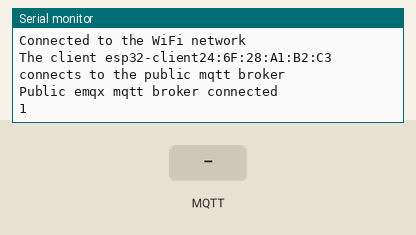
Bench run of a sketch on a simulated ESP32. Parts: the last lines printed to the serial monitor. The inputs (shaded band) are chosen by the test bench. WiFi joins after 1.5 s; servers stay silent unless stated; no MQTT or app messages arrive unless stated.

Above: at 3.2 s.
3.3 s: MQTT message "001/DoorControl" arrives on the first subscribed topic
At 3.9 s:
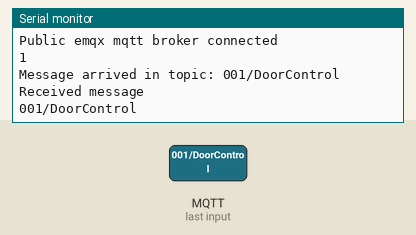
4.8 s: MQTT message "002/TimerSetting" arrives on the first subscribed topic
At 4.99 s:
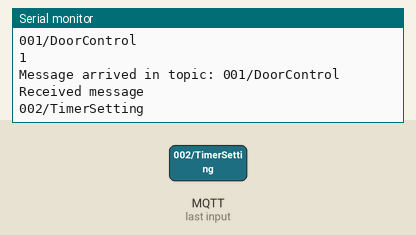
6.3 s: MQTT message "on" arrives on the first subscribed topic
At 6.8 s:
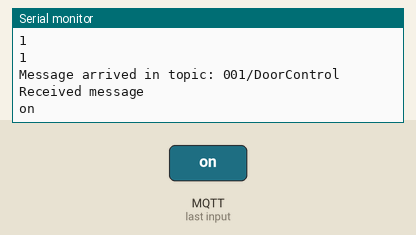
7.8 s: MQTT message "off" arrives on the first subscribed topic
At 7.99 s:
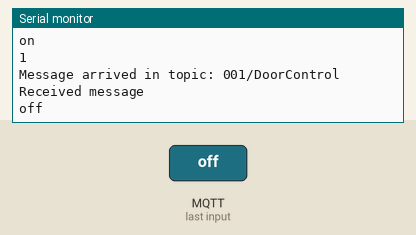
9.3 s: MQTT message "001/DoorControl" arrives on the second subscribed topic
At 9.9 s:
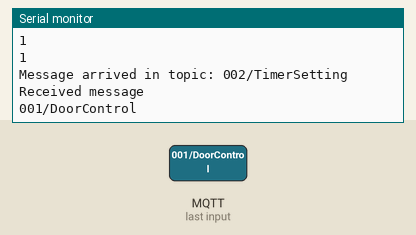

The sketch:

main20230810.ino
```cpp
#include <WiFi.h>
#include <PubSubClient.h>
//声明一个定时器
hw_timer_t * timer = NULL;


// WiFi
const char *ssid = "huangjiacheng"; // Enter your WiFi name
const char *password = "88888888";  // Enter WiFi password

// MQTT Broker
const char *mqtt_broker = "192.168.202.86";
const char *mqtt_username = "admin";
const char *mqtt_password = "public";
const int mqtt_port = 1883;
const char *topic1 = "001/DoorControl";
const char *topic2 = "002/TimerSetting";

WiFiClient espClient;
PubSubClient client(espClient);

void  IRAM_ATTR onTimer();
void  connectMQTT();
void  connectWiFi();

//----------------init function---------------
void setup() {
// Set software serial baud to 115200;
  Serial.begin(115200);

  timer = timerBegin(0, 80, true);                //初始化
  timerAttachInterrupt(timer, &onTimer, true);    //调用中断函数
  timerAlarmWrite(timer, 1000000, true);        //timerBegin的参数二 80位80MHZ，这里为1000000  意思为1秒

  //timerDetachInterrupt(timer);              //关闭定时器

////------connecting to a WiFi network --------
 connectWiFi();
//-----connecting to a mqtt broker----------
 client.setServer(mqtt_broker, mqtt_port);
 client.setCallback(callback);
 connectMQTT();


 // publish and subscribe
 client.publish(topic1, "Hi EMQX I'm ESP32 ^^");
 client.subscribe(topic1);
 client.publish(topic2, "Hi EMQX I'm ESP32 ^^");
 client.subscribe(topic2);

 timerAlarmEnable(timer);                     //定时器使能
}


//----------------loop function---------------
void loop() {

 client.loop();
// delay(100);
}

//-------------callback function--------------
void callback(char *topic, byte *payload, unsigned int length) {
 Serial.print("Message arrived in topic: ");
 Serial.println(topic);
 String message;
  for (int i = 0; i < length; i++) {
    message += (char)payload[i];
  }
//--------topic1---------
 if (strcmp(topic, "001/DoorControl") == 0) {
    // 处理 topic1 的逻辑
    Serial.println("Received message");
    Serial.println(message);
    // TODO: 在这里添加 topic1 的逻辑处理代码
  }

 //--------topic2---------
  else if (strcmp(topic, "002/TimerSetting") == 0) {
    // 处理 topic2 的逻辑
    Serial.println("Received message");
    Serial.println(message);
    // TODO: 在这里添加 topic2 的逻辑处理代码
  }
}

//-------------Reconnect-------------------
void connectWiFi(){
//------connecting to a WiFi network --------
 int count=0;
 WiFi.begin(ssid, password);
 while (WiFi.status() != WL_CONNECTED) {
     delay(1000);
     Serial.println("Connecting to WiFi..");
     if(count++ >= 10){
        ESP.restart();
      }
    }
 Serial.println("Connected to the WiFi network");
}

void connectMQTT(){
//------connecting to a MQTT ----------------
 while (!client.connected()) {
     String client_id = "esp32-client";
     client_id += String(WiFi.macAddress());
     Serial.printf("The client %s connects to the public mqtt broker\n", client_id.c_str());
     if (client.connect(client_id.c_str(), mqtt_username, mqtt_password)) {
         Serial.println("Public emqx mqtt broker connected");
     } else {
         Serial.print("failed with state ");
         Serial.print(client.state());
         delay(2000);
     }
  }
}

//中断函数
void IRAM_ATTR onTimer() {
  Serial.println('1');
 // 如果 WIFI 连接断开，尝试重连
  if(WiFi.status() != WL_CONNECTED)
 {
     connectWiFi();
 }
// if (WiFi.status() != WL_CONNECTED) {
//    Serial.println("WiFi connection lost. Reconnecting...");
//    connectWiFi();
//  }
//  // 如果 MQTT 连接断开，尝试重连
// if  (!client.connected()){
//    Serial.println("MQTT connection lost. Reconnecting...");
//    client.setServer(mqtt_broker, mqtt_port);
//    client.setCallback(callback);
//    connectMQTT();
//  }
}
```

Measured:
- after the input at 3.3 s, the serial monitor: prints a new line at once (image 1)
- after the input at 4.8 s, the serial monitor: prints a new line at once (image 2)
- after the input at 6.3 s, the serial monitor: prints a new line at once (image 3)
- after the input at 7.8 s, the serial monitor: prints a new line at once (image 4)
- after the input at 9.3 s, the serial monitor: prints a new line at once (image 5)
